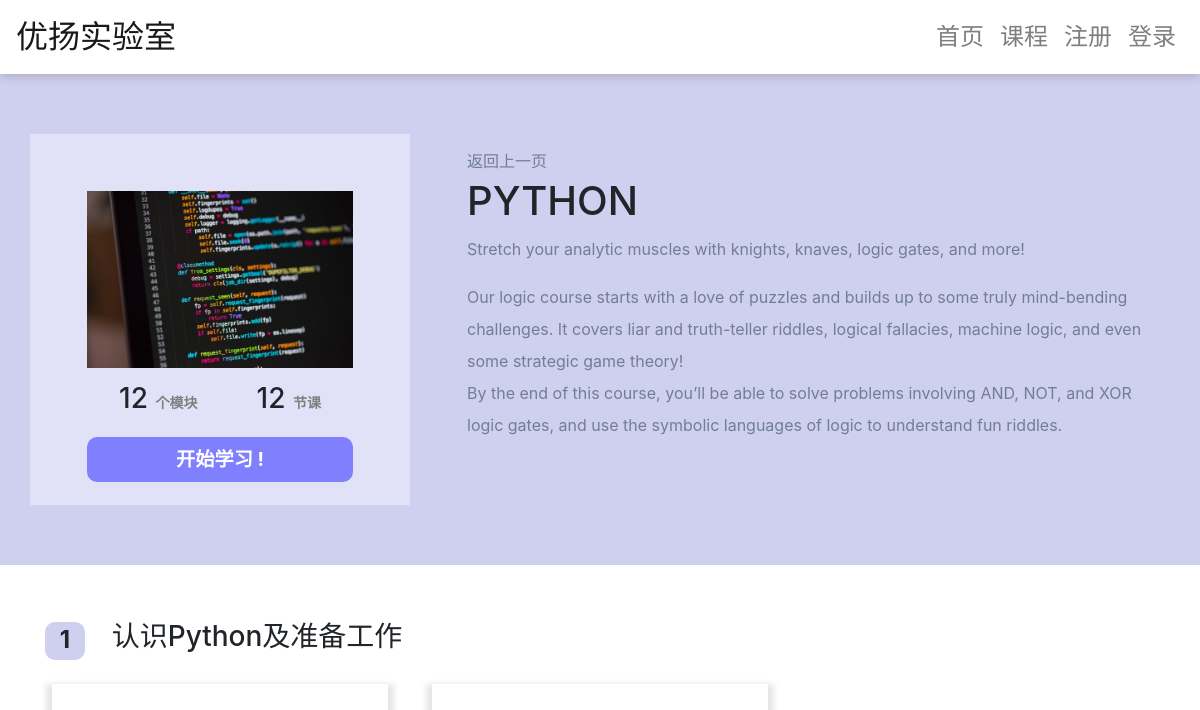
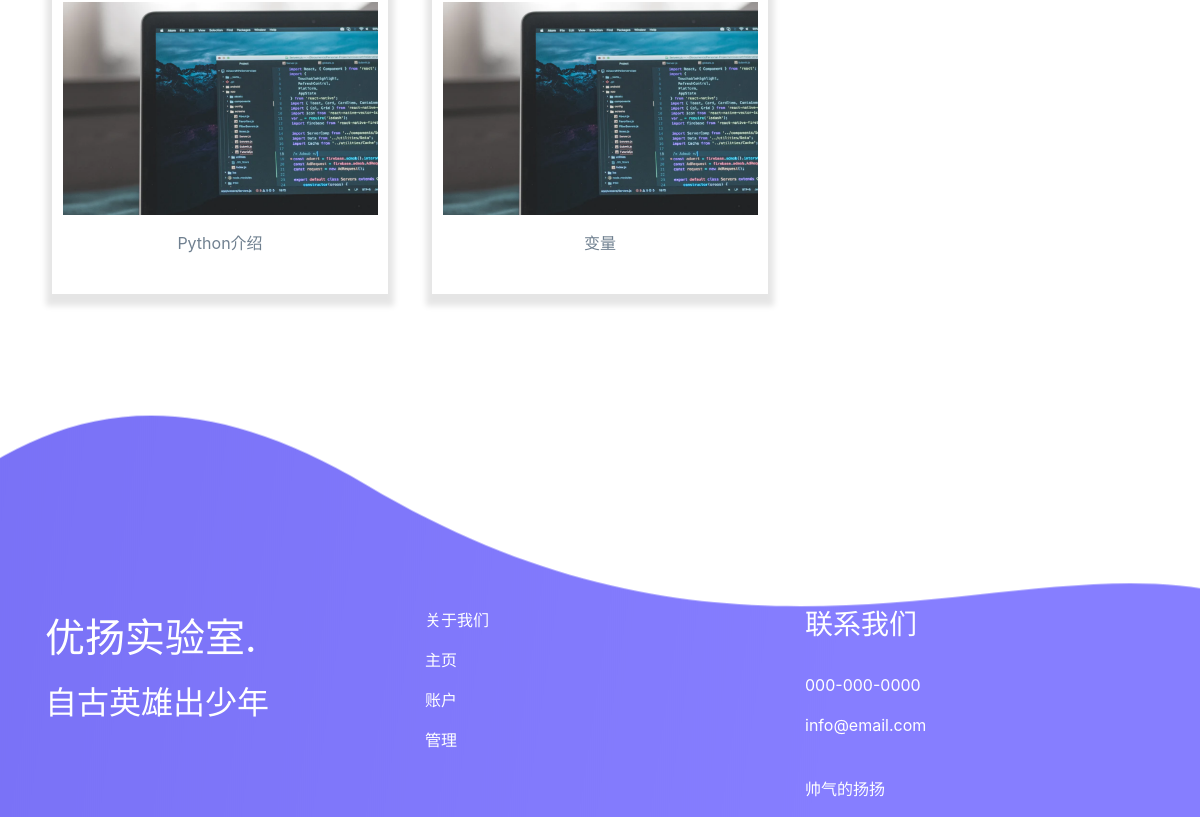
Page /course/1/ on the earlier database version (2 pictures, top to bottom).
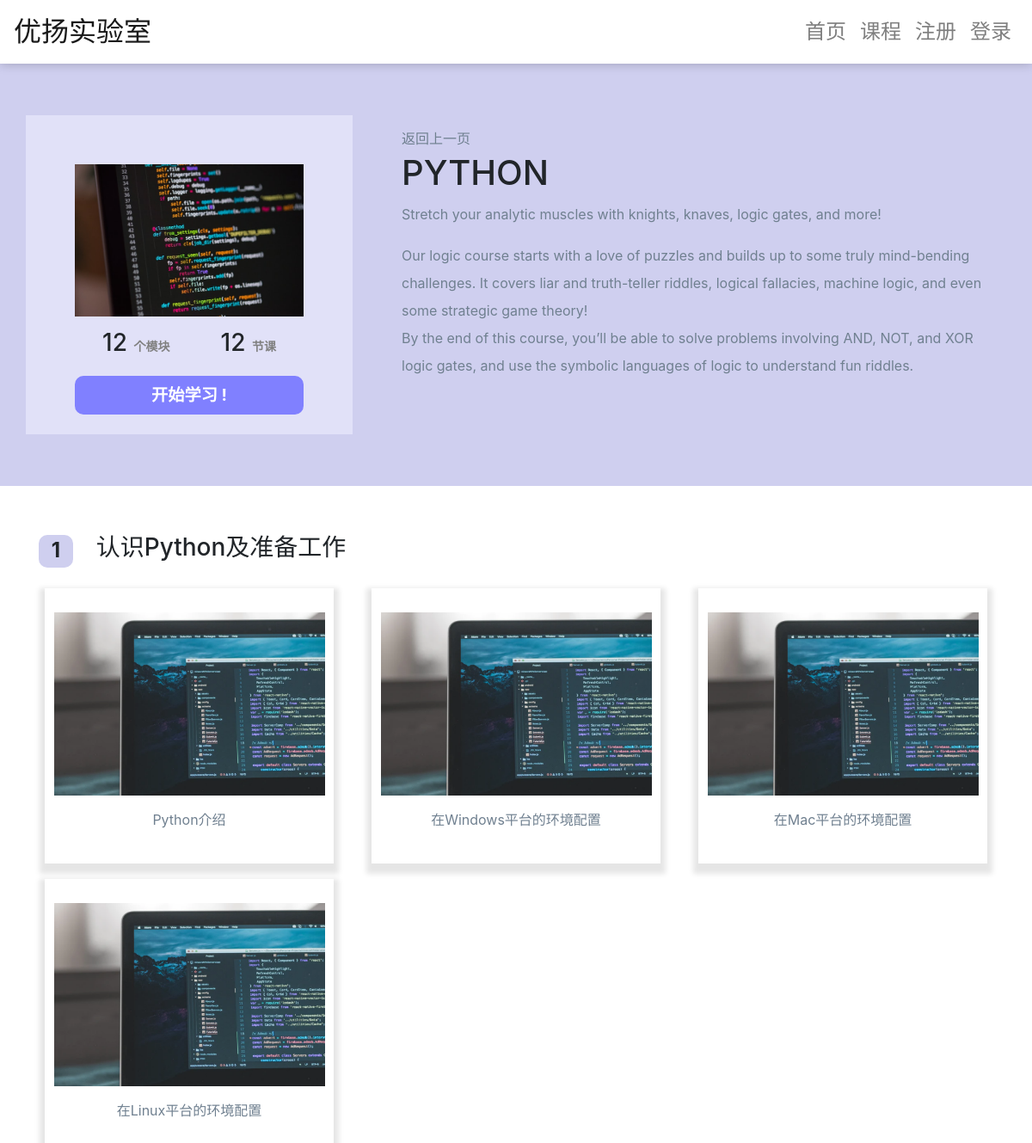
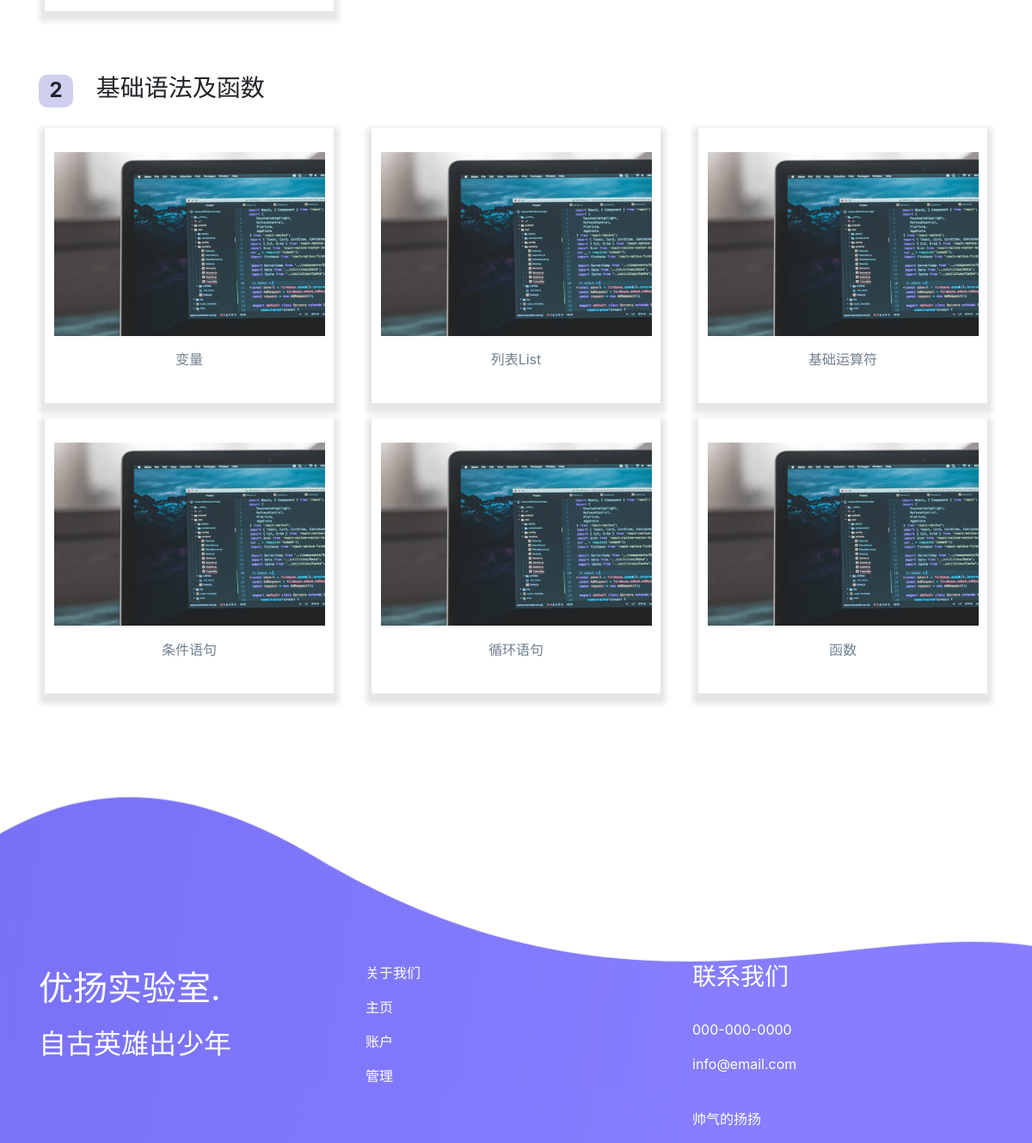
Same page on the later database version (2 pictures, top to bottom).
### webapp/models.py (models this page shows, shortened)
class Chapter(models.Model):
    course = models.ForeignKey(Course, on_delete = models.CASCADE)
    chapter_name = models.CharField(max_length = 200)

class Lesson(models.Model):
    chapter = models.ForeignKey(Chapter, on_delete = models.CASCADE)
    lesson_name = models.CharField(max_length = 200)
    video_url = models.CharField(max_length = 300)
    created_date = models.DateTimeField('Created date')

### webapp/views.py (the view)
# urls.py: path('course/<int:pk>/', views.course.as_view(), name='course'),
class course(generic.DetailView):
    template_name = 'webapp/course.html'
    model = Course

### webapp/templates/webapp/course.html (shortened to what this page needs)
{% extends 'navbar.html' %}
{% load static %}
{% block content %}
  <link rel="stylesheet" href="{% static "webapp/menu.css" %}" type="text/css">
  <div class="part1">
    <div class="container">
      <div class="row">
        <div class="col-md-4 col-12 p1">
          <img class="img-fluid" src="{% static "webapp/images/Python/python_0.jpg" %}" alt="img1">
          <div class="lt">
            <h3>12&nbsp<span>个模块</span></h3>
          </div>
          <div class="rt">
            <h3>12&nbsp<span>节课</span></h3>
          </div>
          <div>
            {% with question=question_text.classquestion %}
            <a href="#"><button class="b1">开始学习 !</button></a>
            {% endwith %}
          </div>
        </div>
        <div class="col-md-8 col-12 p2">
          <a href="#">返回上一页</a>
          <h1>PYTHON</h1>
          <p>Stretch your analytic muscles with knights, knaves, logic gates, and more!</p>
          <p>Our logic course starts with a love of puzzles and builds up to some truly mind-bending challenges. It covers liar and truth-teller riddles, logical fallacies, machine logic, and even some strategic game theory!<br>
    By the end of this course, you’ll be able to solve problems involving AND, NOT, and XOR logic gates, and use the symbolic languages of logic to understand fun riddles.</p>
        </div>
      </div>
    </div>
  </div>
  <div class="part2">
    <div class="container">
      {% for chapter in course.chapter_set.all %}
      <div class="row c">
        <div class="col-md-12 col-12">
          <div class="nb">{{chapter.id}}</div>
          <div class="intro">
            <h3>{{chapter.chapter_name}}</h3>
          </div>
        </div>
      </div>
      <div class="row bk">
        {% for lesson in chapter.lesson_set.all %}
        <div class="col-md-4 col-12">
          <a href="{% url 'webapp:detailpage' lesson.id%}">
            <div class="con">
              <img class="img-fluid" src="{% static "webapp/images/Python/lesson.png" %}" alt="img2">
              <p>{{lesson.lesson_name}}</p>
            </div>
          </a>
        </div>
        {%endfor%}
      </div>
      {%endfor%}
  </div>
  <div class="part6">
        <div class="container">
          <div class="row textf">
            <div class="col-md-4 col-12">
              <p class="t3">优扬实验室.</p>
              <h2>自古英雄出少年</h2>
              <br><br>
            </div>
            <div class="col-md-4 col-12">
              <a href="#"><p>关于我们</p></a>
              <a href="#"><p>主页</p></a>
              <a href="#"><p>账户</p></a>
              <a href="#"><p>管理</p></a>
              <br><br>
            </div>
            <div class="col-md-4 col-12">
              <h3>联系我们</h3>
              <br><a href="#"><p>000-000-0000</p></a>
              <a href="#"><p>info@email.com</p></a>
              <br><a href="#"><p>帅气的扬扬</p></a>
            </div>
          </div>
        </div>
      </div>
{% endblock %}

### webapp/templates/navbar.html (shortened to what this page needs)
{% load static %}
<!DOCTYPE html>
<html lang="en" dir="ltr">
  <head>
    <link rel="stylesheet" href="https://cdn.staticfile.org/twitter-bootstrap/4.3.1/css/bootstrap.min.css">
    <link rel="stylesheet" href="{% static "webapp/navbar.css" %}" type="text/css">
    <link rel='stylesheet' href='https://cdnjs.cloudflare.com/ajax/libs/font-awesome/5.11.2/css/all.min.css'>
  </head>
  <body>
    <nav class="navbar navbar-expand-md navbar-light">
      <a class="navbar-brand" href="{% url 'webapp:index'%}">优扬实验室</a>
      <div class="collapse navbar-collapse" id="collapsibleNavbar">
        <ul class="navbar-nav ml-auto">
          <li class="nav-item">
            <a class="nav-link" href="{% url 'webapp:index'%}">首页</a>
          </li>
          <li class="nav-item">
            <a class="nav-link" href="#">课程</a>
          </li>
          <li class="nav-item">
            <a class="nav-link" href="{% url 'webapp:signup'%}">注册</a>
          </li>
          <li class="nav-item">
            <a class="nav-link" href="{% url 'webapp:signup'%}">登录</a>
          </li>
        </ul>
      </div>
    </nav>
    {% block content %}
    {% endblock %}
  </body>
</html>

### webapp/static/webapp/navbar.css (style rules this page uses)
.navbar { position:fixed; top:0; left:0; z-index:1; width:100%; background-color:white; }
.navbar-brand { font-size:2em; }
.nav-link { font-size:1.5em; }
.navbar.navbar-expand-md.navbar-light { box-shadow:0 0 12px 0 rgba(0,0,0,0.24); }

### webapp/static/webapp/menu.css (style rules this page uses)
button { outline:none; }
.p1 { text-align:center; background-color:rgba(230,230,250,0.8); padding:5% 5% 2% 5%; }
.part1 { margin-top:74px; background-color:#CFCFEF; padding-top:5%; padding-bottom:5%; }
.lt { text-align:left; width:50%; display:inline-block; }
.rt { text-align:right; display:inline-block; }
.lt, .rt { padding-top:5%; padding-bottom:5%; }
.lt span, .rt span { font-size:0.5em; font-weight:bold; color:gray; }
.b1 { width:100%; font-size:1.2em; font-weight:bolder; border-radius:10px; border:3px solid #8080FF; background-color:#8080FF; color:white; padding-top:2%; padding-bottom:2%; }
.p2 { line-height:2em; padding-left:5%; padding-top:1%; }
.p2 p, a { color:#708090; }
.part2 { margin-top:3%; }
.nb { display:inline-block; background-color:#CFCFEF; font-size:1.5em; font-weight:bolder; width:40px; height:38px; border-radius:10px; vertical-align:middle; text-align:center; }
.intro { display:inline-block; padding-left:2%; vertical-align:middle; }
.con { box-shadow:0 6px 6px 6px rgba(0,0,0,0.1); text-align:center; margin-left:2%; margin-right:2%; margin-bottom:5%; padding:8% 3% 5% 3%; height:320px; }
.con p { margin-top:5%; }
.bk { margin-top:2%; }
.c { margin-top:5%; }
.t3 { font-size:2.5em; }
.part6 { background-image:url('./images/cloud.png'); background-repeat:no-repeat; background-position:center bottom; margin-top:8%; }
.textf { padding:200px 0 0 0; color:white; }
.textf a { decoration:none; color:white; }
.row.textf { margin-bottom:0; }

Differences in the rows shown:
changed Chapter "认识Python及准备工作": loses Lesson (lesson_name "变量")
added Lesson: lesson_name "在Windows平台的环境配置", shown under Chapter "认识Python及准备工作"
added Lesson: lesson_name "在Mac平台的环境配置", shown under Chapter "认识Python及准备工作"
added Lesson: lesson_name "在Linux平台的环境配置", shown under Chapter "认识Python及准备工作"
added Chapter: id "2", chapter_name "基础语法及函数", Lesson (lesson_name "变量")
added Lesson: lesson_name "列表List", shown under "2"
added Lesson: lesson_name "基础运算符", shown under "2"
added Lesson: lesson_name "条件语句", shown under "2"
added Lesson: lesson_name "循环语句", shown under "2"
added Lesson: lesson_name "函数", shown under "2"
